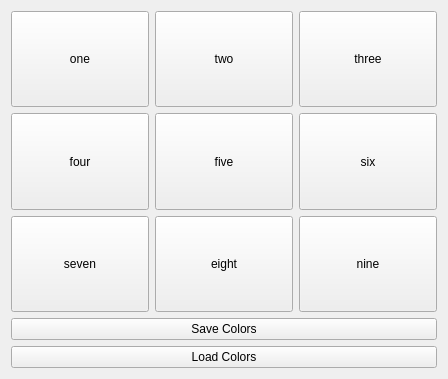
<?xml version="1.0" encoding="UTF-8"?>
<ui version="4.0">
 <class>Widget</class>
 <widget class="QWidget" name="Widget">
  <property name="geometry">
   <rect>
    <x>0</x>
    <y>0</y>
    <width>448</width>
    <height>379</height>
   </rect>
  </property>
  <property name="windowTitle">
   <string>Widget</string>
  </property>
  <layout class="QVBoxLayout" name="verticalLayout">
   <item>
    <layout class="QGridLayout" name="gridLayout">
     <item row="0" column="0">
      <widget class="QPushButton" name="oneButton">
       <property name="sizePolicy">
        <sizepolicy hsizetype="Minimum" vsizetype="Expanding">
         <horstretch>0</horstretch>
         <verstretch>0</verstretch>
        </sizepolicy>
       </property>
       <property name="text">
        <string>one</string>
       </property>
      </widget>
     </item>
     <item row="0" column="1">
      <widget class="QPushButton" name="twoButton">
       <property name="sizePolicy">
        <sizepolicy hsizetype="Minimum" vsizetype="Expanding">
         <horstretch>0</horstretch>
         <verstretch>0</verstretch>
        </sizepolicy>
       </property>
       <property name="text">
        <string>two</string>
       </property>
      </widget>
     </item>
     <item row="0" column="2">
      <widget class="QPushButton" name="threeButton">
       <property name="sizePolicy">
        <sizepolicy hsizetype="Minimum" vsizetype="Expanding">
         <horstretch>0</horstretch>
         <verstretch>0</verstretch>
        </sizepolicy>
       </property>
       <property name="text">
        <string>three</string>
       </property>
      </widget>
     </item>
     <item row="1" column="0">
      <widget class="QPushButton" name="fourButton">
       <property name="sizePolicy">
        <sizepolicy hsizetype="Minimum" vsizetype="Expanding">
         <horstretch>0</horstretch>
         <verstretch>0</verstretch>
        </sizepolicy>
       </property>
       <property name="text">
        <string>four</string>
       </property>
      </widget>
     </item>
     <item row="1" column="1">
      <widget class="QPushButton" name="fiveButton">
       <property name="sizePolicy">
        <sizepolicy hsizetype="Minimum" vsizetype="Expanding">
         <horstretch>0</horstretch>
         <verstretch>0</verstretch>
        </sizepolicy>
       </property>
       <property name="text">
        <string>five</string>
       </property>
      </widget>
     </item>
     <item row="1" column="2">
      <widget class="QPushButton" name="sixButton">
       <property name="sizePolicy">
        <sizepolicy hsizetype="Minimum" vsizetype="Expanding">
         <horstretch>0</horstretch>
         <verstretch>0</verstretch>
        </sizepolicy>
       </property>
       <property name="text">
        <string>six</string>
       </property>
      </widget>
     </item>
     <item row="2" column="0">
      <widget class="QPushButton" name="sevenButton">
       <property name="sizePolicy">
        <sizepolicy hsizetype="Minimum" vsizetype="Expanding">
         <horstretch>0</horstretch>
         <verstretch>0</verstretch>
        </sizepolicy>
       </property>
       <property name="text">
        <string>seven</string>
       </property>
      </widget>
     </item>
     <item row="2" column="1">
      <widget class="QPushButton" name="eightButton">
       <property name="sizePolicy">
        <sizepolicy hsizetype="Minimum" vsizetype="Expanding">
         <horstretch>0</horstretch>
         <verstretch>0</verstretch>
        </sizepolicy>
       </property>
       <property name="text">
        <string>eight</string>
       </property>
      </widget>
     </item>
     <item row="2" column="2">
      <widget class="QPushButton" name="nineButton">
       <property name="sizePolicy">
        <sizepolicy hsizetype="Minimum" vsizetype="Expanding">
         <horstretch>0</horstretch>
         <verstretch>0</verstretch>
        </sizepolicy>
       </property>
       <property name="text">
        <string>nine</string>
       </property>
      </widget>
     </item>
    </layout>
   </item>
   <item>
    <widget class="QPushButton" name="saveButton">
     <property name="text">
      <string>Save Colors</string>
     </property>
    </widget>
   </item>
   <item>
    <widget class="QPushButton" name="loadButton">
     <property name="text">
      <string>Load Colors</string>
     </property>
    </widget>
   </item>
  </layout>
 </widget>
 <layoutdefault spacing="6" margin="11"/>
 <resources/>
 <connections/>
</ui>
